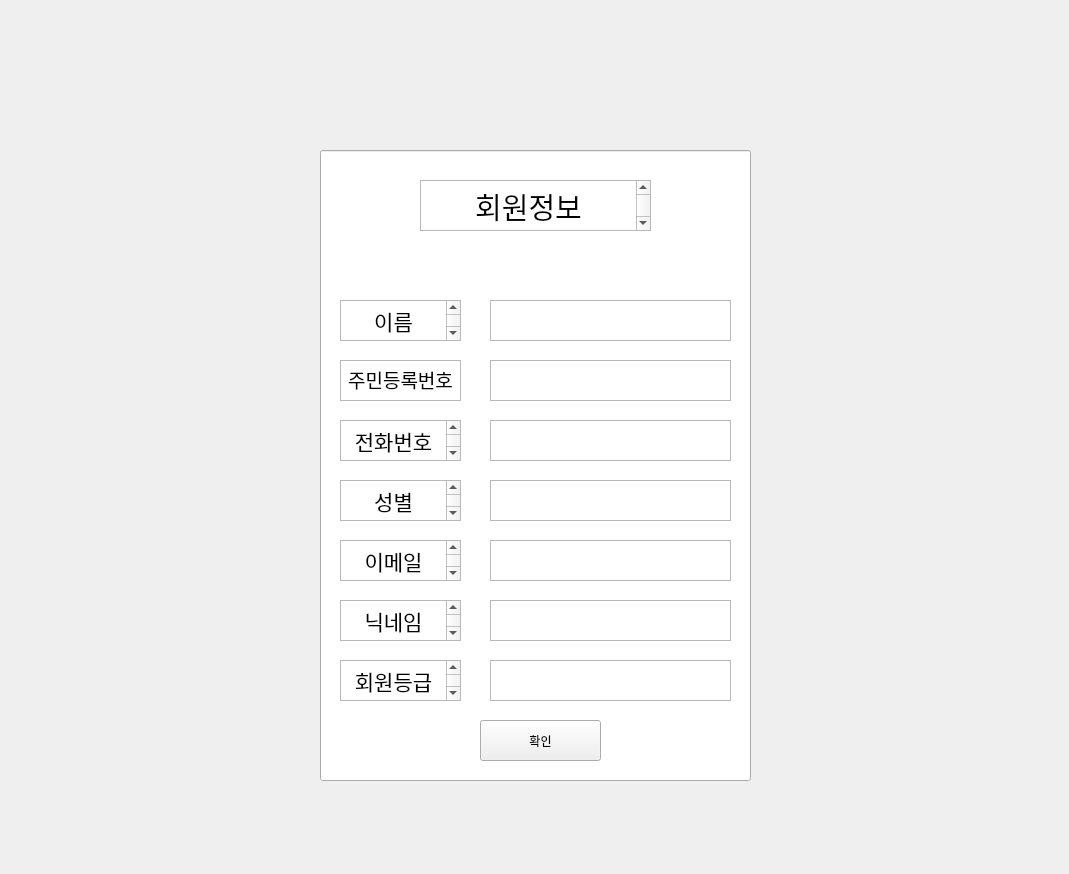
<?xml version="1.0" encoding="UTF-8"?>
<ui version="4.0">
 <class>Form</class>
 <widget class="QWidget" name="Form">
  <property name="geometry">
   <rect>
    <x>0</x>
    <y>0</y>
    <width>1069</width>
    <height>874</height>
   </rect>
  </property>
  <property name="windowTitle">
   <string>Form</string>
  </property>
  <widget class="QLineEdit" name="lineEdit">
   <property name="geometry">
    <rect>
     <x>320</x>
     <y>150</y>
     <width>431</width>
     <height>631</height>
    </rect>
   </property>
   <property name="readOnly">
    <bool>true</bool>
   </property>
  </widget>
  <widget class="QTextEdit" name="textEdit">
   <property name="geometry">
    <rect>
     <x>420</x>
     <y>180</y>
     <width>231</width>
     <height>51</height>
    </rect>
   </property>
   <property name="readOnly">
    <bool>true</bool>
   </property>
   <property name="html">
    <string>&lt;!DOCTYPE HTML PUBLIC &quot;-//W3C//DTD HTML 4.0//EN&quot; &quot;http://www.w3.org/TR/REC-html40/strict.dtd&quot;&gt;
&lt;html&gt;&lt;head&gt;&lt;meta name=&quot;qrichtext&quot; content=&quot;1&quot; /&gt;&lt;meta charset=&quot;utf-8&quot; /&gt;&lt;style type=&quot;text/css&quot;&gt;
p, li { white-space: pre-wrap; }
hr { height: 1px; border-width: 0; }
li.unchecked::marker { content: &quot;\2610&quot;; }
li.checked::marker { content: &quot;\2612&quot;; }
&lt;/style&gt;&lt;/head&gt;&lt;body style=&quot; font-family:'Sans Serif'; font-size:9pt; font-weight:400; font-style:normal;&quot;&gt;
&lt;p align=&quot;center&quot; style=&quot; margin-top:0px; margin-bottom:0px; margin-left:0px; margin-right:0px; -qt-block-indent:0; text-indent:0px;&quot;&gt;&lt;span style=&quot; font-size:22pt;&quot;&gt;회원정보&lt;/span&gt;&lt;/p&gt;&lt;/body&gt;&lt;/html&gt;</string>
   </property>
  </widget>
  <widget class="QTextEdit" name="textEdit_2">
   <property name="geometry">
    <rect>
     <x>340</x>
     <y>300</y>
     <width>121</width>
     <height>41</height>
    </rect>
   </property>
   <property name="readOnly">
    <bool>true</bool>
   </property>
   <property name="html">
    <string>&lt;!DOCTYPE HTML PUBLIC &quot;-//W3C//DTD HTML 4.0//EN&quot; &quot;http://www.w3.org/TR/REC-html40/strict.dtd&quot;&gt;
&lt;html&gt;&lt;head&gt;&lt;meta name=&quot;qrichtext&quot; content=&quot;1&quot; /&gt;&lt;meta charset=&quot;utf-8&quot; /&gt;&lt;style type=&quot;text/css&quot;&gt;
p, li { white-space: pre-wrap; }
hr { height: 1px; border-width: 0; }
li.unchecked::marker { content: &quot;\2610&quot;; }
li.checked::marker { content: &quot;\2612&quot;; }
&lt;/style&gt;&lt;/head&gt;&lt;body style=&quot; font-family:'Sans Serif'; font-size:9pt; font-weight:400; font-style:normal;&quot;&gt;
&lt;p align=&quot;center&quot; style=&quot; margin-top:0px; margin-bottom:0px; margin-left:0px; margin-right:0px; -qt-block-indent:0; text-indent:0px;&quot;&gt;&lt;span style=&quot; font-size:16pt;&quot;&gt;이름&lt;/span&gt;&lt;/p&gt;&lt;/body&gt;&lt;/html&gt;</string>
   </property>
  </widget>
  <widget class="QTextEdit" name="textEdit_3">
   <property name="geometry">
    <rect>
     <x>340</x>
     <y>360</y>
     <width>121</width>
     <height>41</height>
    </rect>
   </property>
   <property name="readOnly">
    <bool>true</bool>
   </property>
   <property name="html">
    <string>&lt;!DOCTYPE HTML PUBLIC &quot;-//W3C//DTD HTML 4.0//EN&quot; &quot;http://www.w3.org/TR/REC-html40/strict.dtd&quot;&gt;
&lt;html&gt;&lt;head&gt;&lt;meta name=&quot;qrichtext&quot; content=&quot;1&quot; /&gt;&lt;meta charset=&quot;utf-8&quot; /&gt;&lt;style type=&quot;text/css&quot;&gt;
p, li { white-space: pre-wrap; }
hr { height: 1px; border-width: 0; }
li.unchecked::marker { content: &quot;\2610&quot;; }
li.checked::marker { content: &quot;\2612&quot;; }
&lt;/style&gt;&lt;/head&gt;&lt;body style=&quot; font-family:'Sans Serif'; font-size:9pt; font-weight:400; font-style:normal;&quot;&gt;
&lt;p align=&quot;center&quot; style=&quot; margin-top:0px; margin-bottom:0px; margin-left:0px; margin-right:0px; -qt-block-indent:0; text-indent:0px;&quot;&gt;&lt;span style=&quot; font-size:14pt;&quot;&gt;주민등록번호&lt;/span&gt;&lt;/p&gt;&lt;/body&gt;&lt;/html&gt;</string>
   </property>
  </widget>
  <widget class="QTextEdit" name="textEdit_4">
   <property name="geometry">
    <rect>
     <x>340</x>
     <y>420</y>
     <width>121</width>
     <height>41</height>
    </rect>
   </property>
   <property name="readOnly">
    <bool>true</bool>
   </property>
   <property name="html">
    <string>&lt;!DOCTYPE HTML PUBLIC &quot;-//W3C//DTD HTML 4.0//EN&quot; &quot;http://www.w3.org/TR/REC-html40/strict.dtd&quot;&gt;
&lt;html&gt;&lt;head&gt;&lt;meta name=&quot;qrichtext&quot; content=&quot;1&quot; /&gt;&lt;meta charset=&quot;utf-8&quot; /&gt;&lt;style type=&quot;text/css&quot;&gt;
p, li { white-space: pre-wrap; }
hr { height: 1px; border-width: 0; }
li.unchecked::marker { content: &quot;\2610&quot;; }
li.checked::marker { content: &quot;\2612&quot;; }
&lt;/style&gt;&lt;/head&gt;&lt;body style=&quot; font-family:'Sans Serif'; font-size:9pt; font-weight:400; font-style:normal;&quot;&gt;
&lt;p align=&quot;center&quot; style=&quot; margin-top:0px; margin-bottom:0px; margin-left:0px; margin-right:0px; -qt-block-indent:0; text-indent:0px;&quot;&gt;&lt;span style=&quot; font-size:16pt;&quot;&gt;전화번호&lt;/span&gt;&lt;/p&gt;&lt;/body&gt;&lt;/html&gt;</string>
   </property>
  </widget>
  <widget class="QTextEdit" name="textEdit_5">
   <property name="geometry">
    <rect>
     <x>340</x>
     <y>480</y>
     <width>121</width>
     <height>41</height>
    </rect>
   </property>
   <property name="readOnly">
    <bool>true</bool>
   </property>
   <property name="html">
    <string>&lt;!DOCTYPE HTML PUBLIC &quot;-//W3C//DTD HTML 4.0//EN&quot; &quot;http://www.w3.org/TR/REC-html40/strict.dtd&quot;&gt;
&lt;html&gt;&lt;head&gt;&lt;meta name=&quot;qrichtext&quot; content=&quot;1&quot; /&gt;&lt;meta charset=&quot;utf-8&quot; /&gt;&lt;style type=&quot;text/css&quot;&gt;
p, li { white-space: pre-wrap; }
hr { height: 1px; border-width: 0; }
li.unchecked::marker { content: &quot;\2610&quot;; }
li.checked::marker { content: &quot;\2612&quot;; }
&lt;/style&gt;&lt;/head&gt;&lt;body style=&quot; font-family:'Sans Serif'; font-size:9pt; font-weight:400; font-style:normal;&quot;&gt;
&lt;p align=&quot;center&quot; style=&quot; margin-top:0px; margin-bottom:0px; margin-left:0px; margin-right:0px; -qt-block-indent:0; text-indent:0px;&quot;&gt;&lt;span style=&quot; font-size:16pt;&quot;&gt;성별&lt;/span&gt;&lt;/p&gt;&lt;/body&gt;&lt;/html&gt;</string>
   </property>
  </widget>
  <widget class="QTextEdit" name="textEdit_6">
   <property name="geometry">
    <rect>
     <x>340</x>
     <y>540</y>
     <width>121</width>
     <height>41</height>
    </rect>
   </property>
   <property name="readOnly">
    <bool>true</bool>
   </property>
   <property name="html">
    <string>&lt;!DOCTYPE HTML PUBLIC &quot;-//W3C//DTD HTML 4.0//EN&quot; &quot;http://www.w3.org/TR/REC-html40/strict.dtd&quot;&gt;
&lt;html&gt;&lt;head&gt;&lt;meta name=&quot;qrichtext&quot; content=&quot;1&quot; /&gt;&lt;meta charset=&quot;utf-8&quot; /&gt;&lt;style type=&quot;text/css&quot;&gt;
p, li { white-space: pre-wrap; }
hr { height: 1px; border-width: 0; }
li.unchecked::marker { content: &quot;\2610&quot;; }
li.checked::marker { content: &quot;\2612&quot;; }
&lt;/style&gt;&lt;/head&gt;&lt;body style=&quot; font-family:'Sans Serif'; font-size:9pt; font-weight:400; font-style:normal;&quot;&gt;
&lt;p align=&quot;center&quot; style=&quot; margin-top:0px; margin-bottom:0px; margin-left:0px; margin-right:0px; -qt-block-indent:0; text-indent:0px;&quot;&gt;&lt;span style=&quot; font-size:16pt;&quot;&gt;이메일&lt;/span&gt;&lt;/p&gt;&lt;/body&gt;&lt;/html&gt;</string>
   </property>
  </widget>
  <widget class="QTextEdit" name="textEdit_7">
   <property name="geometry">
    <rect>
     <x>340</x>
     <y>600</y>
     <width>121</width>
     <height>41</height>
    </rect>
   </property>
   <property name="readOnly">
    <bool>true</bool>
   </property>
   <property name="html">
    <string>&lt;!DOCTYPE HTML PUBLIC &quot;-//W3C//DTD HTML 4.0//EN&quot; &quot;http://www.w3.org/TR/REC-html40/strict.dtd&quot;&gt;
&lt;html&gt;&lt;head&gt;&lt;meta name=&quot;qrichtext&quot; content=&quot;1&quot; /&gt;&lt;meta charset=&quot;utf-8&quot; /&gt;&lt;style type=&quot;text/css&quot;&gt;
p, li { white-space: pre-wrap; }
hr { height: 1px; border-width: 0; }
li.unchecked::marker { content: &quot;\2610&quot;; }
li.checked::marker { content: &quot;\2612&quot;; }
&lt;/style&gt;&lt;/head&gt;&lt;body style=&quot; font-family:'Sans Serif'; font-size:9pt; font-weight:400; font-style:normal;&quot;&gt;
&lt;p align=&quot;center&quot; style=&quot; margin-top:0px; margin-bottom:0px; margin-left:0px; margin-right:0px; -qt-block-indent:0; text-indent:0px;&quot;&gt;&lt;span style=&quot; font-size:16pt;&quot;&gt;닉네임&lt;/span&gt;&lt;/p&gt;&lt;/body&gt;&lt;/html&gt;</string>
   </property>
  </widget>
  <widget class="QTextEdit" name="textEdit_8">
   <property name="geometry">
    <rect>
     <x>340</x>
     <y>660</y>
     <width>121</width>
     <height>41</height>
    </rect>
   </property>
   <property name="readOnly">
    <bool>true</bool>
   </property>
   <property name="html">
    <string>&lt;!DOCTYPE HTML PUBLIC &quot;-//W3C//DTD HTML 4.0//EN&quot; &quot;http://www.w3.org/TR/REC-html40/strict.dtd&quot;&gt;
&lt;html&gt;&lt;head&gt;&lt;meta name=&quot;qrichtext&quot; content=&quot;1&quot; /&gt;&lt;meta charset=&quot;utf-8&quot; /&gt;&lt;style type=&quot;text/css&quot;&gt;
p, li { white-space: pre-wrap; }
hr { height: 1px; border-width: 0; }
li.unchecked::marker { content: &quot;\2610&quot;; }
li.checked::marker { content: &quot;\2612&quot;; }
&lt;/style&gt;&lt;/head&gt;&lt;body style=&quot; font-family:'Sans Serif'; font-size:9pt; font-weight:400; font-style:normal;&quot;&gt;
&lt;p align=&quot;center&quot; style=&quot; margin-top:0px; margin-bottom:0px; margin-left:0px; margin-right:0px; -qt-block-indent:0; text-indent:0px;&quot;&gt;&lt;span style=&quot; font-size:16pt;&quot;&gt;회원등급&lt;/span&gt;&lt;/p&gt;&lt;/body&gt;&lt;/html&gt;</string>
   </property>
  </widget>
  <widget class="QPlainTextEdit" name="plainTextEdit">
   <property name="geometry">
    <rect>
     <x>490</x>
     <y>300</y>
     <width>241</width>
     <height>41</height>
    </rect>
   </property>
   <property name="readOnly">
    <bool>true</bool>
   </property>
  </widget>
  <widget class="QPlainTextEdit" name="plainTextEdit_2">
   <property name="geometry">
    <rect>
     <x>490</x>
     <y>360</y>
     <width>241</width>
     <height>41</height>
    </rect>
   </property>
   <property name="readOnly">
    <bool>true</bool>
   </property>
  </widget>
  <widget class="QPlainTextEdit" name="plainTextEdit_3">
   <property name="geometry">
    <rect>
     <x>490</x>
     <y>420</y>
     <width>241</width>
     <height>41</height>
    </rect>
   </property>
   <property name="readOnly">
    <bool>true</bool>
   </property>
  </widget>
  <widget class="QPlainTextEdit" name="plainTextEdit_4">
   <property name="geometry">
    <rect>
     <x>490</x>
     <y>480</y>
     <width>241</width>
     <height>41</height>
    </rect>
   </property>
   <property name="readOnly">
    <bool>true</bool>
   </property>
  </widget>
  <widget class="QPlainTextEdit" name="plainTextEdit_5">
   <property name="geometry">
    <rect>
     <x>490</x>
     <y>540</y>
     <width>241</width>
     <height>41</height>
    </rect>
   </property>
   <property name="readOnly">
    <bool>true</bool>
   </property>
  </widget>
  <widget class="QPlainTextEdit" name="plainTextEdit_6">
   <property name="geometry">
    <rect>
     <x>490</x>
     <y>600</y>
     <width>241</width>
     <height>41</height>
    </rect>
   </property>
   <property name="readOnly">
    <bool>true</bool>
   </property>
  </widget>
  <widget class="QPlainTextEdit" name="plainTextEdit_7">
   <property name="geometry">
    <rect>
     <x>490</x>
     <y>660</y>
     <width>241</width>
     <height>41</height>
    </rect>
   </property>
   <property name="readOnly">
    <bool>true</bool>
   </property>
  </widget>
  <widget class="QPushButton" name="btn_check">
   <property name="geometry">
    <rect>
     <x>480</x>
     <y>720</y>
     <width>121</width>
     <height>41</height>
    </rect>
   </property>
   <property name="text">
    <string>확인</string>
   </property>
  </widget>
 </widget>
 <resources/>
 <connections/>
</ui>
